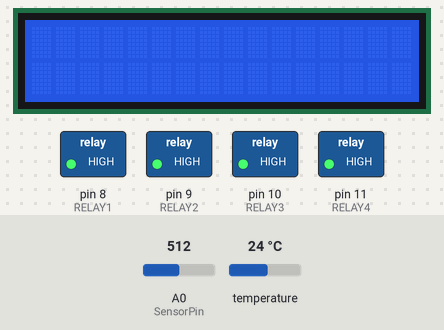
Simulated run of this sketch. Board: Arduino Uno, built with avr-gcc and run on an emulated ATmega328P. Parts: 16×2 character LCD, switched loads named in the sketch (green lamp = pin HIGH). Inputs (shaded band) come from the test bench; at power-on: temperature 24 °C, A0 (SensorPin) = 512. What the sketch prints to the serial monitor is not drawn.

Above: at 1.2 s.
1.3 s: temperature set to 26.6 °C
At 8.6 s:
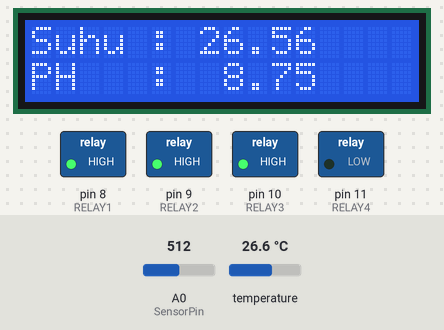
9.1 s: temperature set to 27.4 °C
At 13.2 s:
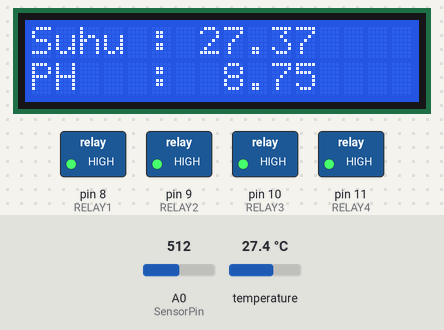
13.3 s: A0 (SensorPin) set to 431
At 16.6 s:
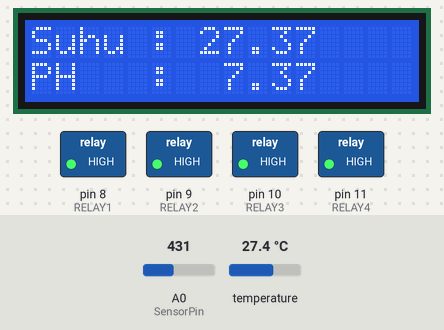
17.4 s: A0 (SensorPin) set to 406
At 20.9 s:
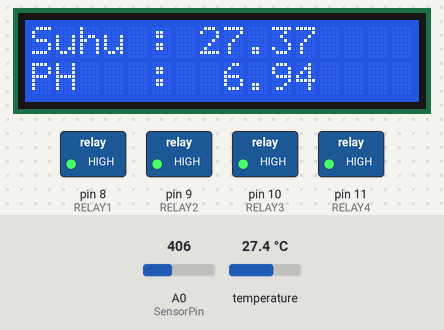
21.4 s: temperature set to 29.3 °C
At 26.8 s:
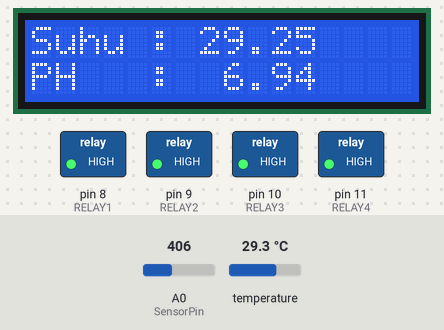
27.4 s: temperature set to 30.8 °C
At 32.7 s:
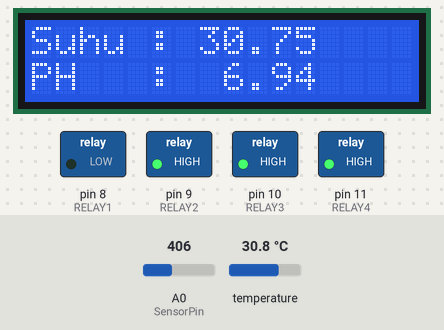
Timing chart, 0 to 34.2 s (numbered marks = the images above; inputs shaded):
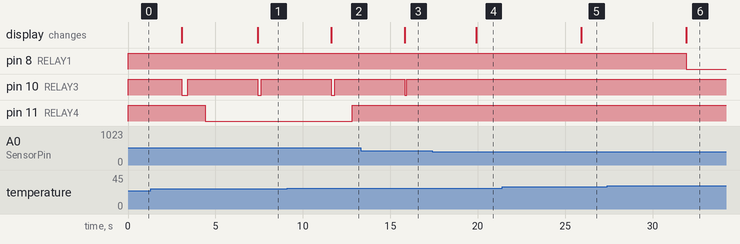

The sketch:

suhudanph.ino
```cpp
#include <LiquidCrystal_I2C.h>
#include <Wire.h>
#include <OneWire.h>
#include <DallasTemperature.h>
#include <Fuzzy.h>
#define ONE_WIRE_BUS 2 //sensor suhu
#define RELAY1 8 // Relay Kipas
#define RELAY2 9 //Relay Pompa Down
#define RELAY3 10 //Relay Pompa Up
#define RELAY4 11 // Relay Heater

//koneksi pin LCD 16x2 ke Arduino UNO
LiquidCrystal_I2C lcd(0x27,16,2);
OneWire oneWire(ONE_WIRE_BUS);
DallasTemperature Suhu(&oneWire);

#define SensorPin A0          //pH meter Analog output to Arduino Analog Input 0
#define Offset 0.00            //deviation compensate
unsigned long int avgValue;
float phValue;
String NilaiPH;

float Error1, Error, dError, sp=7.2, tair;
int relayON = LOW; //relay nyala
int relayOFF = HIGH; //relay mati


//-------------  FUZZY DAN SET NILAI TIAP VARIABEL -------------
Fuzzy *fuzzy = new Fuzzy();
// FuzzyInput
FuzzySet *negatif       = new FuzzySet(-6.8, -6.8, -1, 0);
FuzzySet *netral        = new FuzzySet(-1, 0, 0.7, 1.7);
FuzzySet *positif       = new FuzzySet(0.7, 1.7, 6.8, 6.8);

// FuzzyInput
FuzzySet *dnegatif       = new FuzzySet(-6.8, -6.8, -1, 0);
FuzzySet *dnetral        = new FuzzySet(-1, 0, 0.7, 1.7);
FuzzySet *dpositif       = new FuzzySet(0.7, 1.7, 6.8, 6.8);


// FuzzyOutput
FuzzySet *singkat        = new FuzzySet(0, 0, 0, 200);
FuzzySet *sedang         = new FuzzySet(100, 200, 200, 300);
FuzzySet *lama           = new FuzzySet(200, 400, 400, 400);


void fuzzySet () {
  // FuzzyInput PH
  FuzzyInput *error = new FuzzyInput(1);

  error->addFuzzySet(negatif);
  error->addFuzzySet(netral);
  error->addFuzzySet(positif);

  fuzzy->addFuzzyInput(error);


  // FuzzyInput KELEMBABAN
  FuzzyInput *derror = new FuzzyInput(2);

  derror->addFuzzySet(dnegatif);
  derror->addFuzzySet(dnetral);
  derror->addFuzzySet(dpositif);
  fuzzy->addFuzzyInput(derror);


  // FuzzyOutput RELAY (POMPA)
  FuzzyOutput *pompa = new FuzzyOutput(1);

  pompa->addFuzzySet(singkat);
  pompa->addFuzzySet(sedang);
  pompa->addFuzzySet(lama);
  fuzzy->addFuzzyOutput(pompa);
}

void fuzzyRule () {
  // Building FuzzyRule////////////////////////////////////////////////////////////////// 1
  FuzzyRuleAntecedent *negatif_dnegatif = new FuzzyRuleAntecedent();
  negatif_dnegatif ->joinWithAND(negatif, dnegatif);

  FuzzyRuleConsequent *o_lama1 = new FuzzyRuleConsequent();
  o_lama1->addOutput(lama);

  FuzzyRule *fuzzyRule1 = new FuzzyRule(1, negatif_dnegatif, o_lama1);
  fuzzy->addFuzzyRule(fuzzyRule1);

  // Building FuzzyRule////////////////////////////////////////////////////////////////// 2
  FuzzyRuleAntecedent *negatif_dnetral = new FuzzyRuleAntecedent();
  negatif_dnetral ->joinWithAND(negatif, dnetral);

  FuzzyRuleConsequent *o_sedang1 = new FuzzyRuleConsequent();
  o_sedang1->addOutput(sedang);

  FuzzyRule *fuzzyRule2 = new FuzzyRule(2, negatif_dnetral, o_sedang1);
  fuzzy->addFuzzyRule(fuzzyRule2);

  // Building FuzzyRule////////////////////////////////////////////////////////////////// 3
  FuzzyRuleAntecedent *negatif_dpositif = new FuzzyRuleAntecedent();
  negatif_dpositif ->joinWithAND(negatif, dpositif);

  FuzzyRuleConsequent *o_sedang2 = new FuzzyRuleConsequent();
  o_sedang2->addOutput(sedang);

  FuzzyRule *fuzzyRule3 = new FuzzyRule(3, negatif_dpositif, o_sedang2);
  fuzzy->addFuzzyRule(fuzzyRule3);

  // Building FuzzyRule////////////////////////////////////////////////////////////////// 4
  FuzzyRuleAntecedent *netral_dnegatif = new FuzzyRuleAntecedent();
  netral_dnegatif ->joinWithAND(netral, dnegatif);

  FuzzyRuleConsequent *o_singkat1 = new FuzzyRuleConsequent();
  o_singkat1->addOutput(singkat);

  FuzzyRule *fuzzyRule4 = new FuzzyRule(4, netral_dnegatif, o_singkat1);
  fuzzy->addFuzzyRule(fuzzyRule4);

  // Building FuzzyRule////////////////////////////////////////////////////////////////// 5
  FuzzyRuleAntecedent *netral_dnetral = new FuzzyRuleAntecedent();
  netral_dnetral ->joinWithAND(netral, dnetral);

  FuzzyRuleConsequent *o_singkat2 = new FuzzyRuleConsequent();
  o_singkat2->addOutput(singkat);

  FuzzyRule *fuzzyRule5 = new FuzzyRule(5, netral_dnetral, o_singkat2);
  fuzzy->addFuzzyRule(fuzzyRule5);

  // Building FuzzyRule////////////////////////////////////////////////////////////////// 6
  FuzzyRuleAntecedent *netral_dpositif = new FuzzyRuleAntecedent();
  netral_dpositif ->joinWithAND(netral, dpositif);

  FuzzyRuleConsequent *o_singkat3 = new FuzzyRuleConsequent();
  o_singkat3->addOutput(singkat);

  FuzzyRule *fuzzyRule6 = new FuzzyRule(6, netral_dpositif, o_singkat3);
  fuzzy->addFuzzyRule(fuzzyRule6);

  // Building FuzzyRule////////////////////////////////////////////////////////////////// 7
  FuzzyRuleAntecedent *positif_dnegatif = new FuzzyRuleAntecedent();
  positif_dnegatif ->joinWithAND(positif, dnegatif);

  FuzzyRuleConsequent *o_sedang3 = new FuzzyRuleConsequent();
  o_sedang3->addOutput(sedang);

  FuzzyRule *fuzzyRule7 = new FuzzyRule(7, positif_dnegatif, o_sedang3);
  fuzzy->addFuzzyRule(fuzzyRule7);

  // Building FuzzyRule////////////////////////////////////////////////////////////////// 8
  FuzzyRuleAntecedent *positif_dnetral = new FuzzyRuleAntecedent();
  positif_dnetral ->joinWithAND(positif, dnetral);

  FuzzyRuleConsequent *o_sedang4 = new FuzzyRuleConsequent();
  o_sedang4->addOutput(sedang);

  FuzzyRule *fuzzyRule8 = new FuzzyRule(8, positif_dnetral, o_sedang4);
  fuzzy->addFuzzyRule(fuzzyRule8);

  // Building FuzzyRule////////////////////////////////////////////////////////////////// 9
  FuzzyRuleAntecedent *positif_dpositif = new FuzzyRuleAntecedent();
  positif_dpositif ->joinWithAND(positif, dpositif);

  FuzzyRuleConsequent *o_lama2 = new FuzzyRuleConsequent();
  o_lama2->addOutput(lama);

  FuzzyRule *fuzzyRule9 = new FuzzyRule(9, positif_dpositif, o_lama2);
  fuzzy->addFuzzyRule(fuzzyRule9);
 }


void setup() {
  // put your setup code here, to run once:
  Serial.begin(9600);
  pinMode(RELAY1, OUTPUT);
  pinMode(RELAY2, OUTPUT);
  pinMode(RELAY3, OUTPUT);
  pinMode(RELAY4, OUTPUT);
  digitalWrite(RELAY1, relayOFF);
  digitalWrite(RELAY2, relayOFF);
  digitalWrite(RELAY3, relayOFF);
  digitalWrite(RELAY4, relayOFF);
  lcd.begin();
  Suhu.begin();
  lcd.setBacklight(255);

  fuzzySet ();
  fuzzyRule ();


}

void loop() {
  // put your main code here, to run repeatedly:
  Suhu.requestTemperatures();
  tair= Suhu.getTempCByIndex(0);

  int buf[10];                //buffer for read analog
  for(int i=0;i<10;i++)       //Get 10 sample value from the sensor for smooth the value
  {
    buf[i]=analogRead(SensorPin);
    delay(10);
  }
  for(int i=0;i<9;i++)        //sort the analog from small to large
  {
    for(int j=i+1;j<10;j++)
    {
      if(buf[i]>buf[j])
      {
        int temp=buf[i];
        buf[i]=buf[j];
        buf[j]=temp;
      }
    }
  }
  avgValue=0;
  for(int i=2;i<8;i++)                      //take the average value of 6 center sample
    avgValue+=buf[i];
  phValue=(float)avgValue*5.0/1024/6; //convert the analog into millivolt
  phValue=3.5*phValue+Offset;                      //convert the millivolt into pH value

  NilaiPH = String(phValue,2);

  Error1=Error;
  Error=sp-phValue;
  dError= Error-Error1;

  fuzzy->setInput(1, Error);
  fuzzy->setInput(2, dError);
  fuzzy->fuzzify();

  float pompa = fuzzy->defuzzify(1);

    Serial.print("pH value:   ");
    Serial.println(phValue, 2);
    Serial.print("Suhu Air:   ");
    Serial.println(tair);
    Serial.print("Error   :   ");
    Serial.println(Error);
    Serial.print("dError  :   ");
    Serial.println(dError);
    Serial.print("Pompa   :   ");
    Serial.println(pompa);
    Serial.println();
    delay(2000);

    lcd.setCursor(0,0);
    lcd.print("Suhu : ");
    lcd.print(tair);
    lcd.setCursor(0,1);
    lcd.print("PH   :  ");
    lcd.print(phValue);

    if (phValue <6.5){
      digitalWrite(RELAY2, LOW);
      delay(pompa);
      digitalWrite(RELAY2, HIGH);
      delay(1000);
    }
    else if (phValue >7.2){
      digitalWrite(RELAY3, LOW);
      delay(pompa);
      digitalWrite(RELAY3, HIGH);
      delay(1000);
    }

    if (tair > 30){
      digitalWrite(RELAY1, LOW);
    }
    else if(tair <= 30 && tair >=27){
      digitalWrite(RELAY1, HIGH);
    }

    if(tair < 27){
      digitalWrite(RELAY4, LOW);
    }
    else if(tair <= 30 && tair >=27){
      digitalWrite(RELAY4, HIGH);
    }
}
```

Measured:
- the behaviour switches between 26.9 and 27 °C on temperature (found by bisection; images 1 and 2)
- the behaviour switches between 30 and 30.1 °C on temperature (found by bisection; images 5 and 6)
- after the input at 1.3 s, the display: first differs from a run without the input after 6.1 s (image 1)
- after the input at 9.1 s, pin 11 (RELAY4): LOW → HIGH after 3.7 s; the display: changes after 2.5 s (image 2)
- after the input at 13.3 s, the display: changes after 2.5 s (image 3)
- after the input at 17.4 s, pin 10 (RELAY3): stays HIGH (without the input it goes to LOW after 2.5 s); the display: changes after 2.5 s (image 4)
- after the input at 21.4 s, the display: changes after 4.5 s (image 5)
- after the input at 27.4 s, pin 8 (RELAY1): HIGH → LOW after 4.5 s; the display: changes after 4.5 s (image 6)
